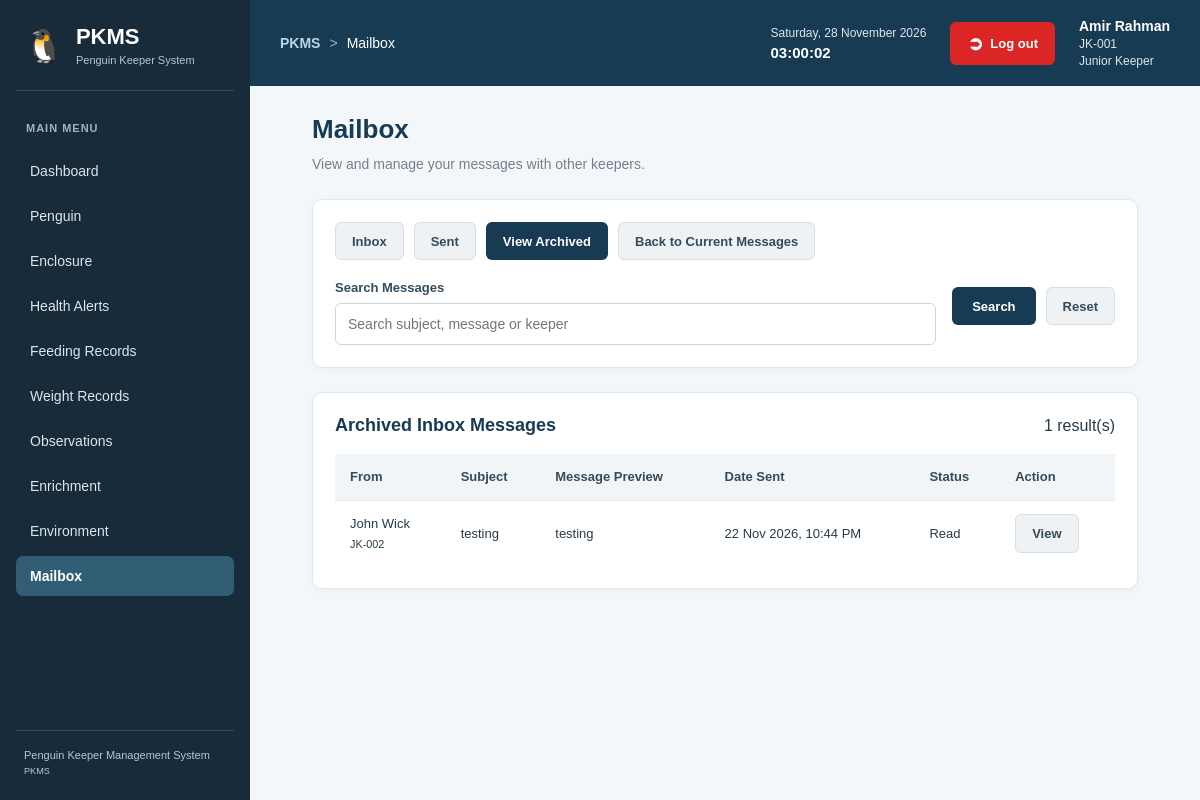
The app's page /modules/mailbox/index.php?view=inbox&show_archived=1 (signed in) with its own data.
### tables this page shows
CREATE TABLE `mailbox_messages` (
  `message_id` int(11) NOT NULL,
  `sender_id` int(11) NOT NULL,
  `recipient_id` int(11) NOT NULL,
  `subject` varchar(150) NOT NULL,
  `message_body` text NOT NULL,
  `sent_at` datetime DEFAULT current_timestamp(),
  `read_at` datetime DEFAULT NULL,
  `sender_archived_at` datetime DEFAULT NULL,
  `recipient_archived_at` datetime DEFAULT NULL,
  `status` enum('Active','Archived') DEFAULT 'Active'
);

CREATE TABLE `users` (
  `user_id` int(11) NOT NULL,
  `staff_code` varchar(20) NOT NULL,
  `full_name` varchar(100) NOT NULL,
  `email` varchar(100) DEFAULT NULL,
  `password_hash` varchar(255) NOT NULL,
  `role` enum('Senior Keeper','Junior Keeper') NOT NULL,
  `status` enum('Active','Inactive') DEFAULT 'Active',
  `created_at` datetime DEFAULT current_timestamp()
);

### modules/mailbox/index.php (the view, shortened to what this page needs)
<?php
require_once __DIR__ . '/../../includes/auth.php';
$keeperId = (int) $_SESSION['user_id'];
$view = $_GET['view'] ?? 'inbox';
$search = trim($_GET['search'] ?? '');
$showArchived = ($_GET['show_archived'] ?? '') === '1';
$messages = [];
$pageError = false;
$archiveColumn = ($view === 'inbox')
    ? 'm.recipient_archived_at'
    : 'm.sender_archived_at';
try {
    if ($view === 'inbox') {
        $sql = "
            SELECT
                m.message_id,
                m.subject,
                m.message_body,
                m.sent_at,
                m.read_at,
                m.recipient_archived_at,
                u.full_name AS contact_name,
                u.staff_code AS contact_code
            FROM mailbox_messages m
            INNER JOIN users u ON m.sender_id = u.user_id
            WHERE m.recipient_id = ?
              AND m.status = 'Active'
        ";
    }
    $params = [$keeperId];
    if ($showArchived) {
        $sql .= " AND $archiveColumn IS NOT NULL";
    } else {
        $sql .= " AND $archiveColumn IS NULL";
    }
    $sql .= " ORDER BY m.sent_at DESC, m.message_id DESC";
    $stmt = $pdo->prepare($sql);
    $stmt->execute($params);
    $messages = $stmt->fetchAll();
} catch (PDOException $e) {
    error_log('Mailbox listing error: ' . $e->getMessage());
    $pageError = true;
}
?>
<!DOCTYPE html>
<html lang="en">
<head>
    <link rel="stylesheet" href="/penguin_keeper_management/assets/css/style.css">
</head>
<body>
<div class="app-layout">
    <?php include __DIR__ . '/../../includes/sidebar.php'; ?>
    <main class="main-content">
        <?php
        include __DIR__ . '/../../includes/topbar.php';
        ?>
        <div class="page-content">
            <div class="page-header">
                <div>
                    <h1>Mailbox</h1>
                    <p>View and manage your messages with other keepers.</p>
                </div>
            </div>
            <?php if ($pageError): ?>
                <div class="error-message">
                    Unable to load mailbox messages. Please try again.
                </div>
            <?php else: ?>
                <section class="search-panel">
                    <div class="search-actions mailbox-navigation">
                        <a
                            href="index.php?view=inbox"
                            class="<?= $view === 'inbox' && !$showArchived ? 'btn-primary' : 'btn-secondary' ?>"
                        >
                            Inbox
                        </a>
                        <a
                            href="index.php?view=sent"
                            class="<?= $view === 'sent' && !$showArchived ? 'btn-primary' : 'btn-secondary' ?>"
                        >
                            Sent
                        </a>
                        <a
                            href="index.php?view=<?= htmlspecialchars($view) ?>&show_archived=1"
                            class="<?= $showArchived ? 'btn-primary' : 'btn-secondary' ?>"
                        >
                            View Archived
                        </a>
                        <?php if ($showArchived): ?>
                            <a
                                href="index.php?view=<?= htmlspecialchars($view) ?>"
                                class="btn-secondary"
                            >
                                Back to Current Messages
                            </a>
                        <?php endif; ?>
                    </div>
                    <form method="GET" action="index.php" class="search-form">
                        <div class="form-group">
                            <label for="search">Search Messages</label>
                            <input
                                type="text"
                                id="search"
                                name="search"
                                placeholder="Search subject, message or keeper"
                                value="<?= htmlspecialchars($search) ?>"
                            >
                        </div>
                        <div class="search-actions mailbox-navigation">
                            <button type="submit" class="btn-primary">
                                Search
                            </button>
                            <a
                                href="index.php?view=<?= htmlspecialchars($view) ?><?= $showArchived ? '&show_archived=1' : '' ?>"
                                class="btn-secondary"
                            >
                                Reset
                            </a>
                        </div>
                    </form>
                </section>
                <section class="table-section">
                    <div class="table-header">
                        <h2>
                            <?php if ($showArchived): ?>
                                Archived <?= $view === 'inbox' ? 'Inbox' : 'Sent' ?> Messages
                            <?php else: ?>
                                <?= $view === 'inbox' ? 'Inbox Messages' : 'Sent Messages' ?>
                            <?php endif; ?>
                        </h2>
                        <span>
                            <?= count($messages) ?> result(s)
                        </span>
                    </div>
                    <div class="table-responsive">
                        <table class="data-table">
                            <thead>
                                <tr>
                                    <th>
                                        <?= $view === 'inbox' ? 'From' : 'To' ?>
                                    </th>
                                    <th>Subject</th>
                                    <th>Message Preview</th>
                                    <th>Date Sent</th>
                                    <?php if ($view === 'inbox'): ?>
                                        <th>Status</th>
                                    <?php endif; ?>
                                    <th>Action</th>
                                </tr>
                            </thead>
                            <tbody>
                                <?php if (empty($messages)): ?>
                                    <tr>
                                        <td colspan="<?= $view === 'inbox' ? '6' : '5' ?>">
                                            No messages found.
                                        </td>
                                    </tr>
                                <?php else: ?>
                                    <?php foreach ($messages as $message): ?>
                                        <tr>
                                            <td>
                                                <?= htmlspecialchars($message['contact_name']) ?>
                                                <br>
                                                <small>
                                                    <?= htmlspecialchars($message['contact_code']) ?>
                                                </small>
                                            </td>
                                            <td>
                                                <?= htmlspecialchars($message['subject']) ?>
                                            </td>
                                            <td>
                                                <?= htmlspecialchars(
                                                    mb_strimwidth(
                                                        $message['message_body'],
                                                        0,
                                                        80,
                                                        '...'
                                                    )
                                                ) ?>
                                            </td>
                                            <td>
                                                <?= htmlspecialchars(
                                                    date(
                                                        'd M Y, h:i A',
                                                        strtotime($message['sent_at'])
                                                    )
                                                ) ?>
                                            </td>
                                            <?php if ($view === 'inbox'): ?>
                                                <td>
                                                    <?php if ($message['read_at'] === null): ?>
                                                        <strong>Unread</strong>
                                                    <?php else: ?>
                                                        Read
                                                    <?php endif; ?>
                                                </td>
                                            <?php endif; ?>
                                            <td>
                                                <a
                                                    href="view.php?id=<?= (int) $message['message_id'] ?>"
                                                    class="btn-secondary"
                                                >
                                                    View
                                                </a>
                                            </td>
                                        </tr>
                                    <?php endforeach; ?>
                                <?php endif; ?>
                            </tbody>
                        </table>
                    </div>
                </section>
            <?php endif; ?>
        </div>
    </main>
</div>
</body>
</html>

### assets/css/style.css (style rules this page uses)
.app-layout { display: flex; min-height: 100vh; width: 100%; }
.main-content { flex: 1; width: auto; max-width: none; margin: 0; padding: 30px; background: #f1f5f9; box-sizing: border-box; }
.main-content button { background: #dc2626; color: white; border: none; padding: 11px 20px; border-radius: 5px; cursor: pointer; }
.app-layout { display: flex; min-height: 100vh; }
.main-content { flex: 1; min-width: 0; padding: 30px; background-color: #f4f7f9; }
.search-actions { display: flex; align-items: center; gap: 12px; }
.search-actions button { padding: 11px 20px; border: none; border-radius: 6px; background-color: #173b53; color: #ffffff; cursor: pointer; }
* { box-sizing: border-box; }
body { margin: 0; font-family: Arial, Helvetica, sans-serif; color: #263b49; background: #f1f5f9; }
a { transition: color 0.2s ease, background-color 0.2s ease; }
.page-content { width: 100%; max-width: 1500px; margin: 0 auto; padding: 28px 32px; }
.page-header { display: flex; justify-content: space-between; align-items: center; flex-wrap: wrap; gap: 16px; margin-bottom: 24px; }
.page-header h1 { margin: 0 0 8px; color: #173b53; font-size: 26px; }
.page-header p { margin: 0; color: #71818d; font-size: 14px; line-height: 1.6; }
.table-section, .search-panel, .content-card { background: #ffffff; border: 1px solid #e1e8ed; border-radius: 10px; padding: 22px; margin-bottom: 24px; box-shadow: 0 2px 6px rgba(0, 0, 0, 0.035); }
.table-header, .section-header { display: flex; justify-content: space-between; align-items: center; flex-wrap: wrap; gap: 12px; margin-bottom: 18px; }
.table-header h2, .search-panel h2, .section-header h2 { margin: 0; color: #173b53; font-size: 18px; }
.search-form { display: flex; align-items: flex-end; flex-wrap: wrap; gap: 16px; }
.form-group { display: flex; flex-direction: column; gap: 8px; flex: 1; min-width: 170px; }
.form-group label { color: #344b5a; font-size: 13px; font-weight: 600; }
.form-group input, .form-group select, .form-group textarea { width: 100%; min-height: 42px; padding: 10px 12px; border: 1px solid #ccd6dd; border-radius: 6px; background: #ffffff; color: #263b49; font-family: inherit; font-size: 14px; }
.search-actions { display: flex; align-items: center; flex-wrap: wrap; gap: 10px; }
.btn-primary, .btn-secondary, .btn-danger, .btn-success { display: inline-flex; justify-content: center; align-items: center; min-height: 38px; padding: 9px 16px; border: 1px solid transparent; border-radius: 6px; text-decoration: none; font-family: inherit; font-size: 13px; font-weight: 600; cursor: pointer; transition: background-color 0.2s ease; }
.main-content .btn-primary { background: #173b53; color: #ffffff; }
.main-content .btn-secondary { background: #eef2f5; border-color: #d5dfe5; color: #344b5a; }
.table-responsive { width: 100%; overflow-x: auto; }
.data-table { width: 100%; min-width: 650px; border-collapse: collapse; background: #ffffff; }
.data-table th, .data-table td { padding: 13px 15px; border-bottom: 1px solid #e8edf0; text-align: left; vertical-align: middle; font-size: 13px; line-height: 1.5; }
.data-table th { background: #f1f5f8; color: #344b5a; font-weight: 700; white-space: nowrap; }
.data-table tbody tr:last-child td { border-bottom: none; }
.data-table td a { color: #245873; font-weight: 600; text-decoration: none; }
.mailbox-navigation { margin-bottom: 20px; }

### records on screen
mailbox_messages: sender.full_name "John Wick", sender.staff_code "JK-002", subject "testing", message_body "testing", sent_at "22 Nov 2026, 10:44 PM", shows "Read"

### other values on screen
$item['label'] "Dashboard"
$item['label'] "Penguin"
$item['label'] "Enclosure"
$item['label'] "Health Alerts"
$item['label'] "Feeding Records"
$item['label'] "Weight Records"
$item['label'] "Observations"
$item['label'] "Enrichment"
$item['label'] "Environment"
$item['label'] "Mailbox"
$crumb "Mailbox"
$_SESSION['full_name'] "Amir Rahman"
$_SESSION['staff_code'] "JK-001"
$_SESSION['role'] "Junior Keeper"
count($messages) "1"
